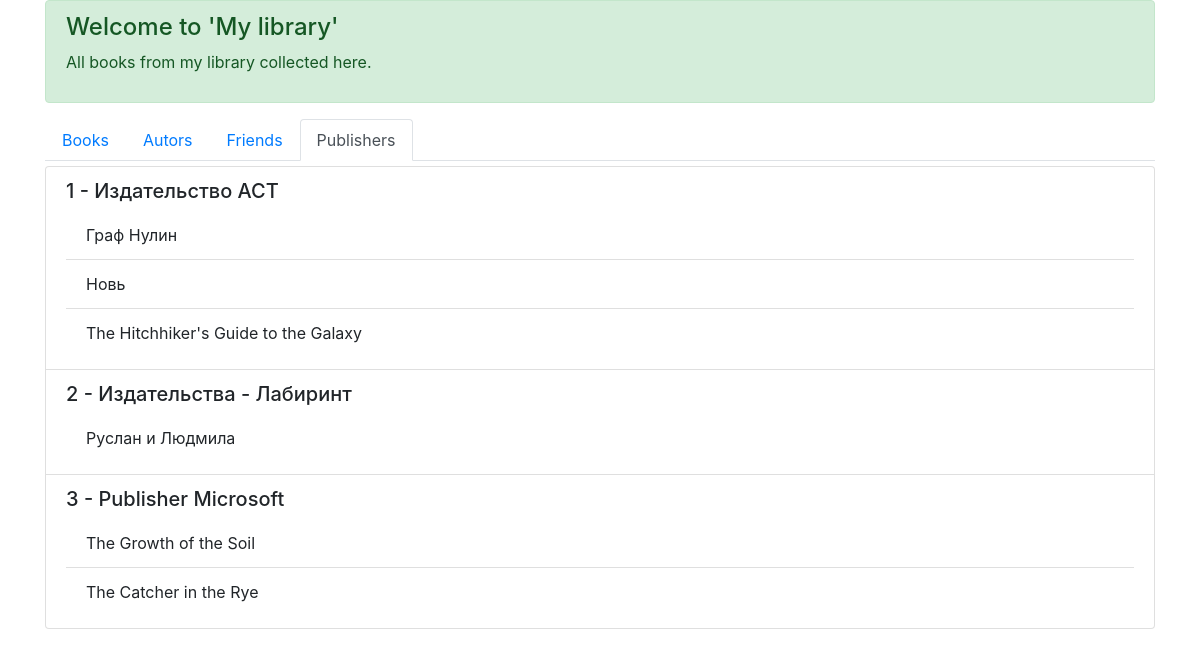
Screenshot of /publishers/ with the database file from the repository.
### p_library/models.py (models this page shows, shortened)
class Publisher(models.Model):
    name = models.TextField(verbose_name='Publishing name')
    location = models.CharField(max_length=2, verbose_name='Location')
    owner = models.TextField(verbose_name='Owner')

class Book(models.Model):
    ISBN = models.CharField(verbose_name='International standard of the "books number"', max_length=13)
    title = models.TextField(verbose_name='Book title')
    description = models.TextField(verbose_name='Description')
    year_release = models.SmallIntegerField(verbose_name='Year release')
    copy_count = models.SmallIntegerField(verbose_name='Copy count', default=1)
    price= models.DecimalField(verbose_name='Price', max_digits=6, decimal_places=2, default=0)
    publisher = models.ForeignKey('p_library.Publisher', null=True, blank=True, verbose_name='Publishing house',
                                         on_delete=models.CASCADE, related_name='book_publisher')
    author = models.ForeignKey('p_library.Author', verbose_name='Author', on_delete=models.CASCADE,
                               related_name='book_author')
    reader = models.ForeignKey('p_library.Friend', null=True, blank=True, verbose_name='Reader',
                                     on_delete=models.CASCADE, related_name='book_reader')

### p_library/views.py (the view)
# urls.py: path('publishers/', views.publishers_list),
def publishers_list(request):
    template = loader.get_template('publishers.html')
    publishers = Publisher.objects.all()
    publishers_data = {
        'publishers': publishers
    }
    return HttpResponse(template.render(publishers_data))

### p_library/templates/publishers.html (shortened to what this page needs)
<!DOCTYPE html>
<html>
    <head>
        <link rel="stylesheet"
              href="https://stackpath.bootstrapcdn.com/bootstrap/4.5.0/css/bootstrap.min.css"
>
    </head>
    <body>
        <div class="container">
            <div class="alert alert-success" role="alert">
                    <h4 class="alert-heading">Welcome to 'My library'</h4>
                    <p>All books from my library collected here.</p>
            </div>
            <ul class="nav nav-tabs">
                <li class="nav-item">
                    <a class="nav-link" href="/">Books</a>
                </li>
                <li class="nav-item">
                    <a class="nav-link" href="/author/">Autors</a>
                </li>
                <li class="nav-item">
                    <a class="nav-link" href="/friend/">Friends</a>
                </li>
                <li class="nav-item">
                    <a class="nav-link active" href="/publishers/">Publishers</a>
                </li>
            </ul>
            <ul class="list-group" style="margin-top: 5px">
                {% for publisher in publishers %}
                <li class="list-group-item">
                    <h5>{{ forloop.counter }} - {{ publisher.name }}</h5>
                    <ul class="list-group list-group-flush">
                        {% for book in publisher.book_publisher.all %}
                        <li class="list-group-item">{{ book.title }}</li>
                        {% endfor %}
                    </ul>
                </li>
                {% endfor %}
            </ul>
        </div>
    </body>
</html>

### rows the page displays
Publisher: name "Издательство АСТ"
Book: title "Граф Нулин"
Book: title "Новь"
Book: title "The Hitchhiker's Guide to the Galaxy"
Publisher: name "Издательства - Лабиринт"
Book: title "Руслан и Людмила"
Publisher: name "Publisher Microsoft"
Book: title "The Growth of the Soil"
Book: title "The Catcher in the Rye"
